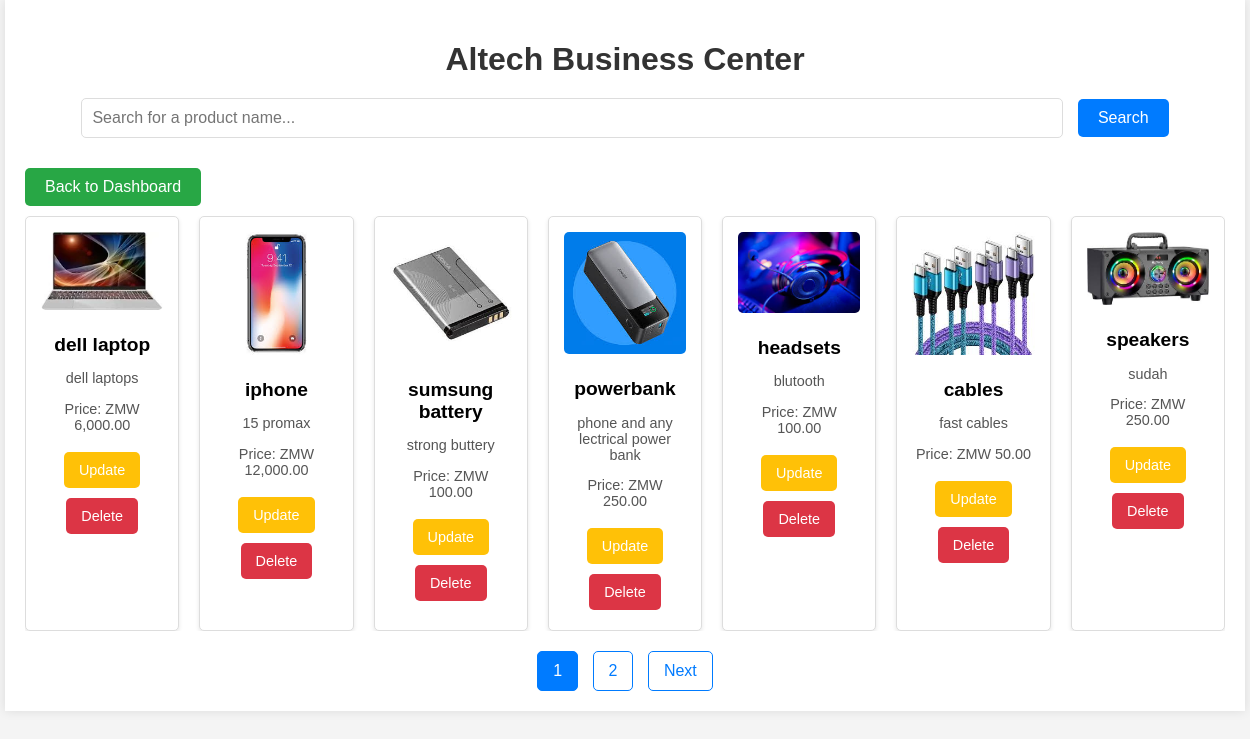
Screenshot of /view_products.php (signed in) with the database file from the repository.
### tables this page shows
CREATE TABLE IF NOT EXISTS `products` (
  `id` int NOT NULL AUTO_INCREMENT,
  `name` varchar(255) NOT NULL,
  `description` text NOT NULL,
  `price` decimal(10,2) NOT NULL,
  `image` varchar(255) NOT NULL,
  PRIMARY KEY (`id`)
);

### view_products.php (the view, shortened to what this page needs)
<?php
include 'db.php';
$products_per_page = 7;
$page = isset($_GET['page']) ? (int)$_GET['page'] : 1;
$start = ($page - 1) * $products_per_page;
$search = isset($_GET['search']) ? mysqli_real_escape_string($mysqli, $_GET['search']) : '';
$query = "SELECT * FROM products WHERE name LIKE '%$search%' LIMIT $start, $products_per_page";
$result = mysqli_query($mysqli, $query);
$total_query = "SELECT COUNT(*) as total FROM products WHERE name LIKE '%$search%'";
$total_result = mysqli_query($mysqli, $total_query);
$total_row = mysqli_fetch_assoc($total_result);
$total_products = $total_row['total'];
$total_pages = ceil($total_products / $products_per_page);
?>
<!DOCTYPE html>
<html lang="en">
<head>
</head>
<body>
    <div class="container">
        <h1>Altech Business Center</h1>
        <div class="search-container">
            <form method="GET" action="view_products.php">
                <input type="text" name="search" placeholder="Search for a product name..." value="<?php echo htmlspecialchars($search); ?>">
                <input type="submit" value="Search">
            </form>
        </div>
        <a href="admin_dashboard.php" class="back-button">Back to Dashboard</a>
        <div class="product-grid">
            <?php while ($row = mysqli_fetch_assoc($result)): ?>
                <div class="product-card">
                    <img src="<?php echo htmlspecialchars($row['image']); ?>" alt="<?php echo htmlspecialchars($row['name']); ?>">
                    <h3><?php echo htmlspecialchars($row['name']); ?></h3>
                    <p><?php echo htmlspecialchars($row['description']); ?></p>
                    <p>Price: ZMW <?php echo htmlspecialchars(number_format($row['price'], 2)); ?></p>
                    <a href="update_product.php?id=<?php echo $row['id']; ?>" class="btn btn-warning">Update</a>
                    <a href="delete_product.php?id=<?php echo $row['id']; ?>" class="btn btn-danger">Delete</a>
                </div>
            <?php endwhile; ?>
        </div>
        <div class="pagination">
            <?php for ($i = 1; $i <= $total_pages; $i++): ?>
                <a href="view_products.php?page=<?php echo $i; ?>&search=<?php echo urlencode($search); ?>" class="<?php echo $i == $page ? 'active' : ''; ?>"><?php echo $i; ?></a>
            <?php endfor; ?>
            <?php if ($page < $total_pages): ?>
                <a href="view_products.php?page=<?php echo $page + 1; ?>&search=<?php echo urlencode($search); ?>">Next</a>
            <?php endif; ?>
        </div>
    </div>
</body>
</html>

### view_products.php (style rules this page uses)
body { font-family: Arial, sans-serif; margin: 0; padding: 0; background-color: #f4f4f4; }
.container { width: 100%; max-width: 1200px; margin: 0 auto; padding: 20px; background-color: #fff; box-shadow: 0 0 10px rgba(0, 0, 0, 0.1); }
h1 { text-align: center; color: #333; margin-bottom: 20px; font-size: 2em; }
.search-container { margin-bottom: 20px; text-align: center; }
.search-container input[type="text"] { width: 80%; padding: 10px; font-size: 1em; border: 1px solid #ddd; border-radius: 5px; margin-right: 10px; }
.search-container input[type="submit"] { padding: 10px 20px; font-size: 1em; color: #fff; background-color: #007BFF; border: none; border-radius: 5px; cursor: pointer; }
.product-grid { display: flex; flex-wrap: nowrap; overflow-x: auto; gap: 20px; }
.product-card { border: 1px solid #ddd; border-radius: 5px; box-shadow: 0 2px 4px rgba(0, 0, 0, 0.1); width: 200px; padding: 15px; text-align: center; background-color: #fff; box-sizing: border-box; }
.product-card img { max-width: 100%; height: auto; border-radius: 5px; margin-bottom: 10px; }
.product-card h3 { font-size: 1.2em; margin: 10px 0; }
.product-card p { font-size: 0.9em; color: #555; }
.product-card .btn { display: inline-block; margin: 5px; padding: 10px 15px; font-size: 0.9em; color: #fff; border: none; border-radius: 5px; text-decoration: none; }
.product-card .btn-danger { background-color: #DC3545; }
.product-card .btn-warning { background-color: #FFC107; }
.pagination { text-align: center; margin-top: 20px; }
.pagination a { display: inline-block; padding: 10px 15px; font-size: 1em; color: #007BFF; text-decoration: none; border: 1px solid #007BFF; border-radius: 5px; margin: 0 5px; }
.pagination a.active { background-color: #007BFF; color: #fff; }
.back-button { display: inline-block; margin: 10px 0; padding: 10px 20px; font-size: 1em; color: #fff; background-color: #28a745; border: none; border-radius: 5px; text-decoration: none; text-align: center; }

### rows the page displays
products: image (picture), name "dell laptop", description "dell laptops", price "6,000.00"
products: image (picture), name "iphone", description "15 promax", price "12,000.00"
products: image (picture), name "sumsung battery", description "strong buttery", price "100.00"
products: image (picture), name "powerbank", description "phone and any lectrical power bank", price "250.00"
products: image+name (picture), name "headsets", description "blutooth", price "100.00"
products: image+name (picture), name "cables", description "fast cables", price "50.00"
products: image+name (picture), name "speakers", description "sudah", price "250.00"
